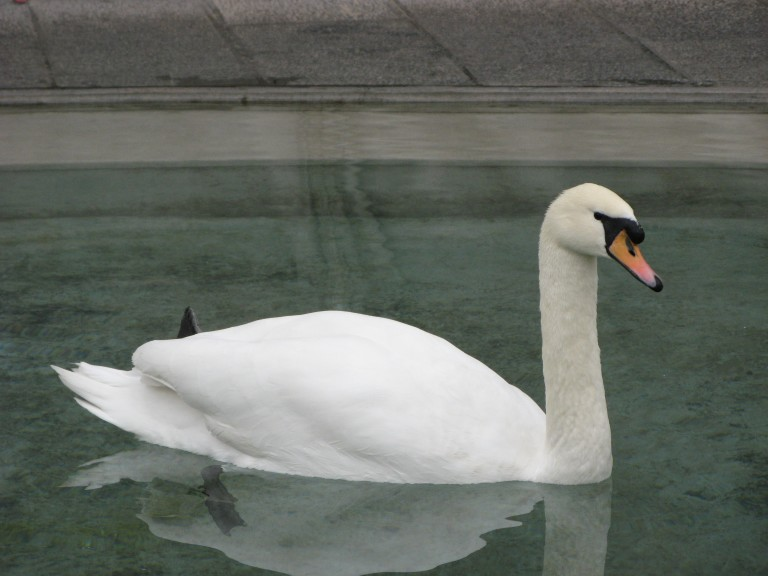
#> input picture Negative/1.jpg, 768 x 576 px, found by its file name
$ python Negative.py
#> lines starting #> are read from the running program, lines starting #| are printed output that depends on the picture
import cv2
import numpy as np
import matplotlib.pyplot as plt

img = cv2.imread('C:/Users/i-Tech/Desktop/IM/1.jpg')
#> img is the input picture: shape (576, 768, 3); mean B, G, R 101.2, 108.4, 103
img_bgr = cv2.imread('C:/Users/i-Tech/Desktop/IM/1.jpg')

# Negative image
img_negative = 255 - img
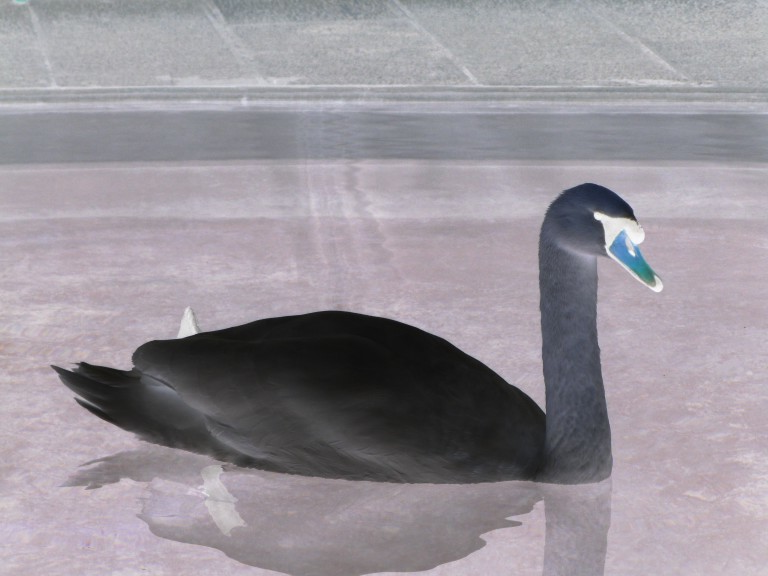
#> img_negative: shape (576, 768, 3); mean B, G, R 153.8, 146.6, 152
height, width, _ =  img_bgr.shape
#> height = 576; width = 768

for i in range(0, height - 1):
	for j in range(0, width - 1):
		pixel = img_bgr[i, j]

		# 1st index contains red pixel
		pixel[0] = 255 - pixel[0]
		# 2nd index contains green pixel
		pixel[1] = 255 - pixel[1]
		# 3rd index contains blue pixel
		pixel[2] = 255 - pixel[2]
		# Store new values in the pixel
		img_bgr[i, j] = pixel


titles = ['img','Negative(1)','Negative image(2)']

images = [img, img_negative, img_bgr]

for i in range(3):
    plt.subplot(1,3,i+1),plt.imshow(images[i])
    plt.title(titles[i])
    plt.xticks([]),plt.yticks([])

plt.show()
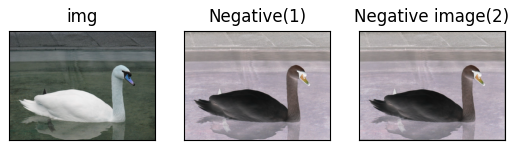
#> figure drawn by matplotlib, 3 panels; B, G, R data is drawn as R, G, B
